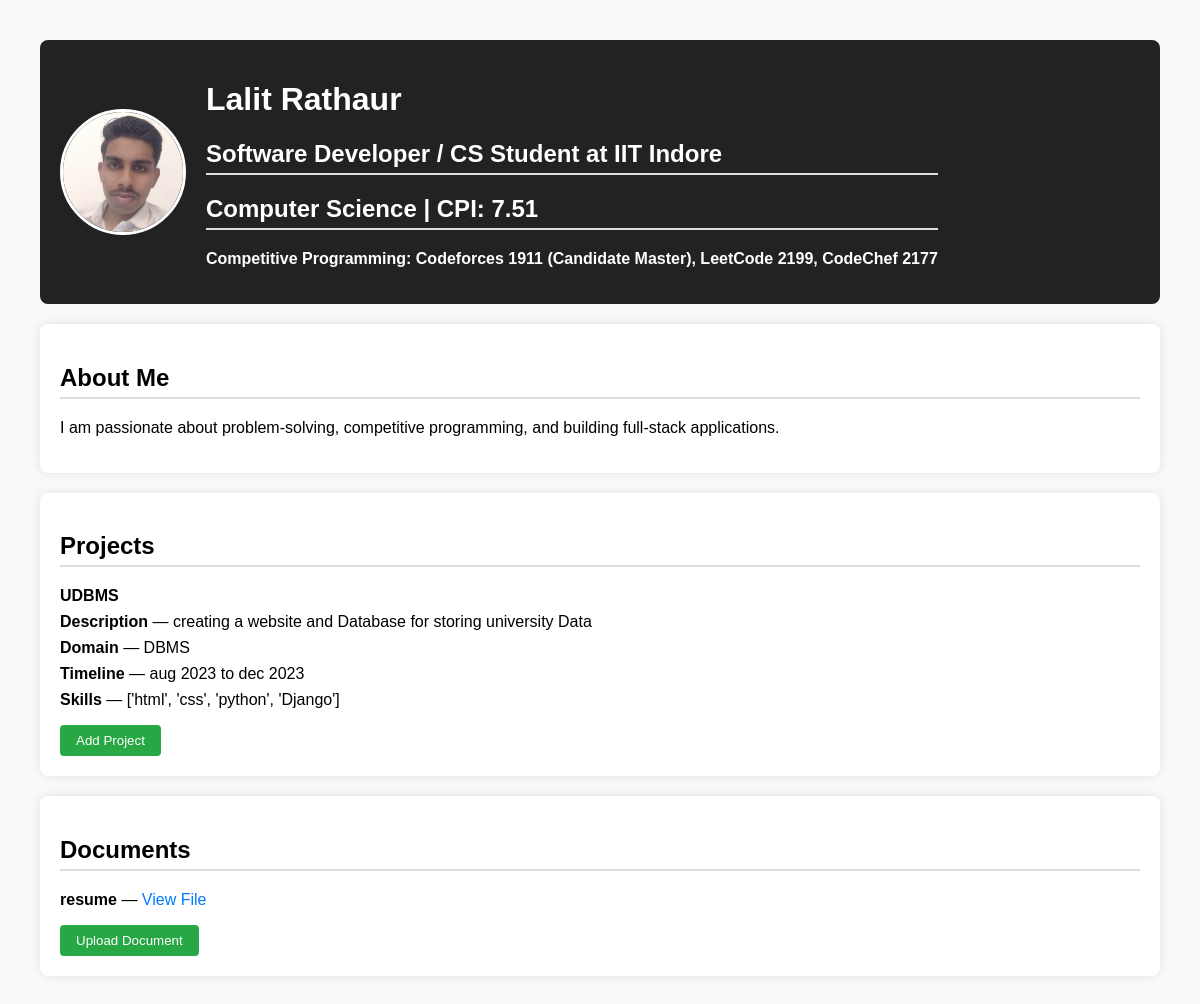
Before: / with the older database file.
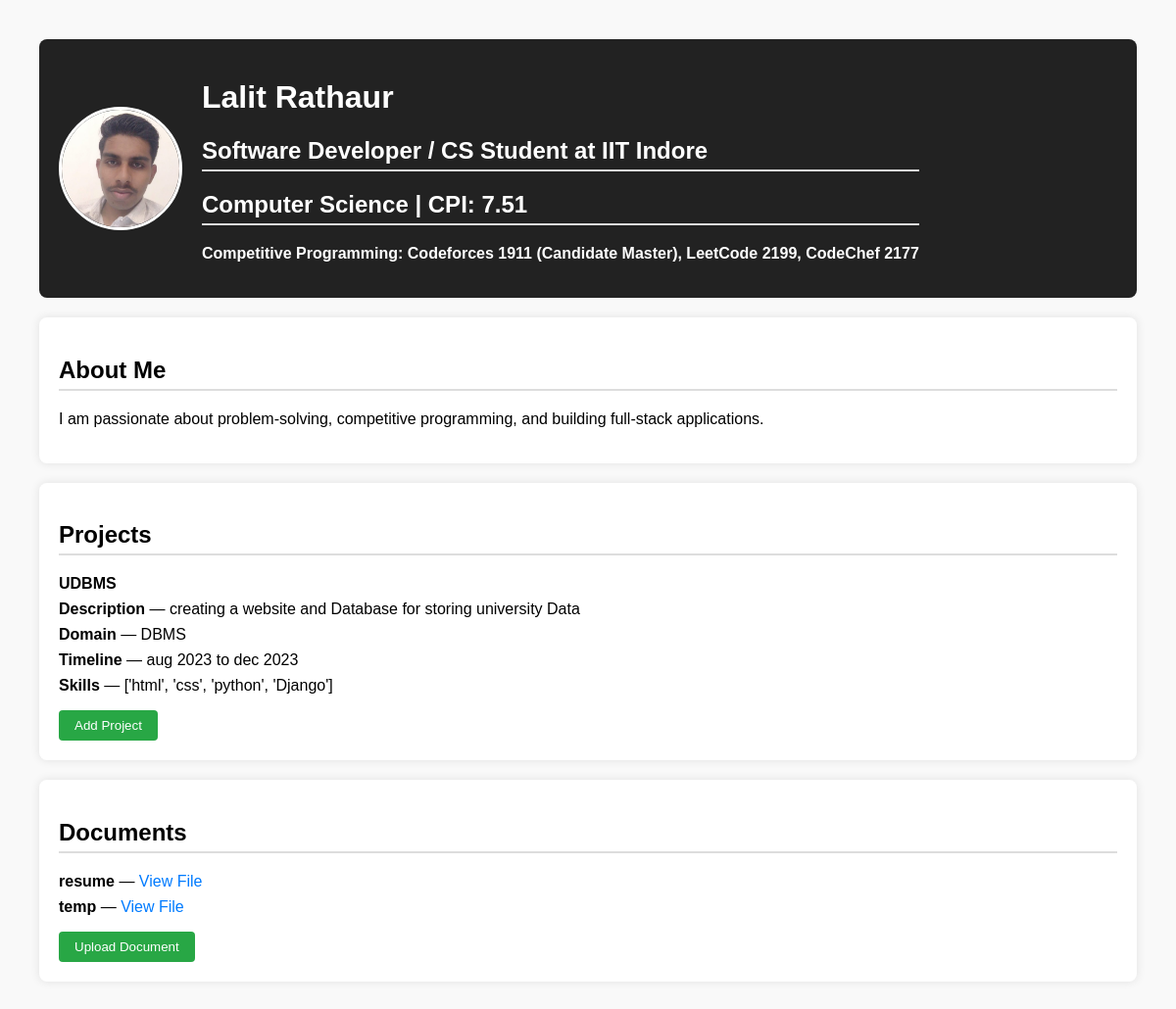
After: the same page with the newer database file.
### info/models.py (models this page shows, shortened)
class Project(models.Model):
    name = models.CharField(max_length=255)
    description = models.TextField()
    timeline = models.CharField(max_length=100)  # e.g., "Jan 2024 - Apr 2024"
    domain = models.CharField(max_length=100)    # e.g., "Web Development"
    skills = models.CharField(max_length=255)    # e.g., "Python, Django, React"

class Document(models.Model):
    title = models.CharField(max_length=255)
    uploaded_file = models.FileField(upload_to='uploads/')  # files will be stored in MEDIA_ROOT/uploads/
    uploaded_at = models.DateTimeField(auto_now_add=True)

### info/views.py (the view, shortened to what this page needs)
# urls.py: path('',views.portfolio,name='portpolio')
def portfolio(request):
    documents = Document.objects.all()
    projects = Project.objects.all()
    form = DocumentForm()
    project_form = ProjectForm()
    profile_filename = "your_photo.jpg"
    profile_path = os.path.join(settings.MEDIA_ROOT, profile_filename)
    if os.path.isfile(profile_path):
        profile_image_url = request.build_absolute_uri(settings.MEDIA_URL + profile_filename)
    else:
        profile_image_url = None
    context = {
        "name": "Lalit Rathaur",
        "role": "Software Developer / CS Student at IIT Indore",
        "branch": "Computer Science",
        "cpi": "7.51",
        "codeforces": "1911 (Candidate Master)",
        "leetcode": "2199",
        "codechef": "2177",
        "about": "I am passionate about problem-solving, competitive programming, and building full-stack applications.",
        "projects": projects,
        "documents": documents,
        "form": form,
        "project_form": project_form,
        "profile_image": profile_image_url
    }
    return render(request, "index.html", context)

### template/index.html (shortened to what this page needs)
<!DOCTYPE html>
<html>
<head>
</head>
<body>
<header>
    <img src="{{ profile_image}}" alt="{{ name }}'s Photo">
    <div>
        <h1>{{ name }}</h1>
        <h2>{{ role }}</h2>
        <h2>{{ branch }} | CPI: {{ cpi }}</h2>
        <p><b>Competitive Programming:
            Codeforces {{ codeforces }},
            LeetCode {{ leetcode }},
            CodeChef {{ codechef }}
        </b></p>
    </div>
</header>
<section>
    <h2>About Me</h2>
    <p>{{ about }}</p>
</section>
<section>
    <h2>Projects</h2>
    <ul>
        {% for project in projects %}
            <li><strong>{{ project.name }}</strong></li>
            <li><b>Description</b> — {{ project.description }}</li>
            <li><b>Domain</b> — {{ project.domain }}</li>
            <li><b>Timeline</b> — {{ project.timeline }}</li>
            <li><b>Skills</b> — {{ project.skills }}</li>
        {% endfor %}
    </ul>
    <button onclick="openModal('projectModal')">Add Project</button>
</section>
<section>
    <h2>Documents</h2>
    <ul>
        {% for doc in documents %}
            <li>
                <strong>{{ doc.title }}</strong> —
                <a href="{{ doc.uploaded_file.url }}" target="_blank">View File</a>
            </li>
        {% empty %}
            <li>No files uploaded yet.</li>
        {% endfor %}
    </ul>
    <button onclick="openModal('documentModal')">Upload Document</button>
</section>
</body>
</html>

Changed rows visible on the page:
added Document: title "temp"
